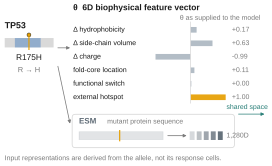

Write Python code to recreate this figure.
"""Figure 1d (left) — auditable allele-derived representations.

The six bars are the actual corrected-table values for TP53 R175H, not decorative
bullets.  A separate ESM branch makes clear that a six-dimensional biophysical
vector and a 1,280-dimensional protein embedding are alternative inputs.  Only
the theta representation is projected in the adjacent PCA panel.

Run: python fig1d_theta_schematic.py
Output: fig1d_theta_schematic.svg/.pdf/.png

Imported export contract: Arial; svg.fonttype: "none"; pdf.fonttype: 42;
outputs .svg, .pdf, .png and .tiff at dpi=600. Final assembled figure target:
width_mm = 183.
"""
from __future__ import annotations

import os
import sys

import numpy as np
from matplotlib.patches import FancyArrowPatch, FancyBboxPatch, Rectangle

sys.path.insert(0, os.path.dirname(os.path.dirname(os.path.abspath(__file__))))
import nm_style as S

from pathlib import Path

HERE = Path(__file__).resolve().parent

W_MM, H_MM = 69.0, 42.0
FEATURES = [
    ("Δ hydrophobicity", "d_hydro"),
    ("Δ side-chain volume", "d_vol"),
    ("Δ charge", "d_charge"),
    ("fold-core location", "fold_core"),
    ("functional switch", "cat_switch"),
    ("external hotspot", "is_hotspot"),
]


def arrow(ax, x0, y0, x1, y1, *, color=S.GREY):
    ax.add_patch(
        FancyArrowPatch(
            (x0, y0),
            (x1, y1),
            arrowstyle="-|>",
            mutation_scale=4.8,
            lw=0.55,
            color=color,
            shrinkA=0,
            shrinkB=0,
        )
    )


def main() -> None:
    S.apply_rcparams()
    data = S.load_bench(exclude_wt=True, corrected=True)
    row = data[(data.gene == "TP53") & (data.variant == "R175H")]
    if len(row) != 1:
        raise ValueError(f"Expected one corrected-table TP53 R175H row, found {len(row)}")
    values = row.iloc[0]

    fig, ax = S.panel(W_MM, H_MM)
    fig.subplots_adjust(left=0, right=1, bottom=0, top=1)
    ax.set_xlim(0, W_MM)
    ax.set_ylim(0, H_MM)
    ax.set_aspect("equal")
    ax.axis("off")
    ax.add_patch(Rectangle((0, 0), W_MM, H_MM, facecolor="white", edgecolor="none"))

    # Variant condition -----------------------------------------------------
    blue = S.GENE_COLORS["TP53"]
    ax.text(1.0, 34.8, "TP53", fontsize=6.4, fontweight="bold", color=S.INK, ha="left")
    ax.add_patch(Rectangle((1.0, 29.9), 12.5, 2.4, facecolor=S.LIGHT_GREY, edgecolor="none"))
    ax.add_patch(Rectangle((3.6, 29.9), 6.6, 2.4, facecolor=blue, alpha=0.52, edgecolor="none"))
    ax.plot([7.2, 7.2], [29.4, 33.1], color=S.HOTSPOT, lw=0.85)
    ax.scatter([7.2], [33.1], s=8, color=S.HOTSPOT, edgecolor=S.INK, linewidths=0.35)
    ax.text(7.2, 26.7, "R175H", fontsize=6.0, ha="center")
    ax.text(7.2, 23.6, "R → H", fontsize=5.4, color=S.GREY, ha="center")

    arrow(ax, 14.6, 29.8, 17.7, 29.8)
    arrow(ax, 14.6, 25.1, 17.7, 10.5)

    # Theta vector ---------------------------------------------------------
    ax.text(18.5, 39.2, r"$\theta$  6D biophysical feature vector",
            fontsize=6.1, fontweight="bold", ha="left")
    # Not "standardized values": only d_hydro, d_vol and d_charge are z-scored
    # over the 470 variants (mean 0, sd 1). fold_core, cat_switch and is_hotspot
    # are on their native 0-1 annotation scale, so the hotspot bar reads +1.00
    # where its z-score would be +2.35. Labelling the axis as the values the
    # model actually receives is both true and the more informative statement.
    ax.text(66.6, 36.8, r"$\theta$ as supplied to the model", fontsize=5.0,
            color=S.GREY, ha="right")

    x_label = 18.5
    x_zero = 48.5
    max_width = 9.0
    ax.plot([x_zero, x_zero], [15.7, 36.4], color=S.LIGHT_GREY, lw=0.55)
    ys = np.linspace(34.4, 17.2, len(FEATURES))
    for y, (label, column) in zip(ys, FEATURES):
        value = float(values[column])
        clipped = float(np.clip(value, -1.0, 1.0))
        colour = S.HOTSPOT if column == "is_hotspot" else S.FEATURE_COLORS["theta"]
        ax.text(x_label, y, label, fontsize=5.1, ha="left", va="center",
                color=S.INK)
        x1 = x_zero + clipped * max_width
        left = min(x_zero, x1)
        width = max(0.22, abs(x1 - x_zero))
        ax.add_patch(
            Rectangle(
                (left, y - 0.72),
                width,
                1.44,
                facecolor=colour,
                edgecolor="none",
                alpha=0.92 if column == "is_hotspot" else 0.75,
            )
        )
        ax.text(59.1, y, f"{value:+.2f}", fontsize=5.0,
                ha="left", va="center", color=S.GREY)

    ax.text(63.0, 14.2, "shared space", fontsize=5.0,
            color=S.RESOLUTION, ha="center")
    arrow(ax, 60.8, 12.9, 67.4, 12.9, color=S.RESOLUTION)

    # Alternative ESM representation --------------------------------------
    ax.add_patch(
        FancyBboxPatch(
            (18.5, 4.6),
            41.0,
            8.0,
            boxstyle="round,pad=0.25,rounding_size=0.8",
            facecolor="white",
            edgecolor=S.LIGHT_GREY,
            lw=0.6,
        )
    )
    ax.text(20.0, 10.5, "ESM", fontsize=5.8, fontweight="bold",
            color=S.FEATURE_COLORS["ESM"], ha="left")
    ax.text(27.2, 10.5, "mutant protein sequence", fontsize=5.0,
            color=S.GREY, ha="left")
    ax.add_patch(Rectangle((20.0, 6.4), 21.5, 2.0,
                           facecolor=S.FEATURE_COLORS["ESM"], alpha=0.18,
                           edgecolor=S.FEATURE_COLORS["ESM"], lw=0.4))
    ax.plot([30.4, 30.4], [6.1, 8.7], color=S.HOTSPOT, lw=0.85)
    arrow(ax, 42.7, 7.4, 47.5, 7.4)
    for i, alpha in enumerate((0.25, 0.42, 0.60, 0.78, 0.95)):
        ax.add_patch(Rectangle((48.3 + i * 1.8, 6.3), 1.25, 2.2,
                               facecolor=S.FEATURE_COLORS["ESM"], alpha=alpha,
                               edgecolor="none"))
    ax.text(57.7, 7.4, "1,280D", fontsize=5.0, color=S.GREY,
            ha="left", va="center")

    ax.text(1.0, 1.15, "Input representations are derived from the allele, not its response cells.",
            fontsize=5.0, color=S.GREY, ha="left")

    S.save(fig, HERE / "fig1d_theta_schematic", exact=True,
           formats=("pdf", "png", "svg", "tiff"))


if __name__ == "__main__":
    main()
